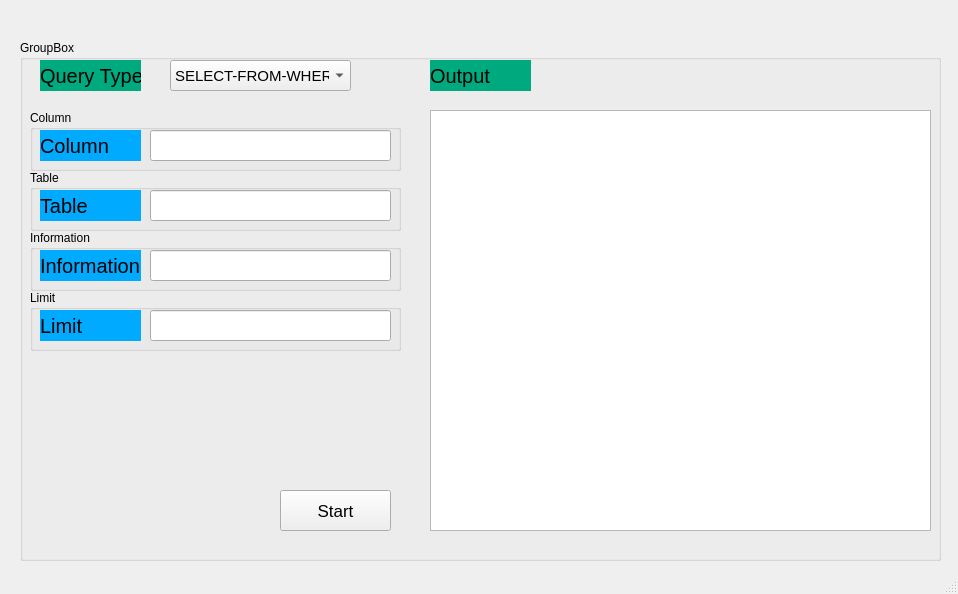
<?xml version="1.0" encoding="UTF-8"?>
<ui version="4.0">
 <class>MainWindow</class>
 <widget class="QMainWindow" name="MainWindow">
  <property name="geometry">
   <rect>
    <x>0</x>
    <y>0</y>
    <width>958</width>
    <height>594</height>
   </rect>
  </property>
  <property name="windowTitle">
   <string>MainWindow</string>
  </property>
  <widget class="QWidget" name="centralwidget">
   <widget class="QGroupBox" name="groupBox">
    <property name="geometry">
     <rect>
      <x>20</x>
      <y>40</y>
      <width>921</width>
      <height>521</height>
     </rect>
    </property>
    <property name="title">
     <string>GroupBox</string>
    </property>
    <widget class="QComboBox" name="menu">
     <property name="geometry">
      <rect>
       <x>150</x>
       <y>20</y>
       <width>181</width>
       <height>31</height>
      </rect>
     </property>
     <property name="font">
      <font>
       <pointsize>11</pointsize>
      </font>
     </property>
     <item>
      <property name="text">
       <string>SELECT-FROM-WHERE</string>
      </property>
     </item>
     <item>
      <property name="text">
       <string>DELETE</string>
      </property>
     </item>
     <item>
      <property name="text">
       <string>INSERT</string>
      </property>
     </item>
     <item>
      <property name="text">
       <string>UPDATE</string>
      </property>
     </item>
    </widget>
    <widget class="QLabel" name="menu_name">
     <property name="geometry">
      <rect>
       <x>20</x>
       <y>20</y>
       <width>101</width>
       <height>31</height>
      </rect>
     </property>
     <property name="font">
      <font>
       <pointsize>15</pointsize>
      </font>
     </property>
     <property name="styleSheet">
      <string notr="true">background-color: rgb(0, 170, 127)</string>
     </property>
     <property name="text">
      <string>Query Type</string>
     </property>
    </widget>
    <widget class="QGroupBox" name="Column">
     <property name="geometry">
      <rect>
       <x>10</x>
       <y>70</y>
       <width>371</width>
       <height>61</height>
      </rect>
     </property>
     <property name="title">
      <string>Column</string>
     </property>
     <widget class="QLabel" name="column_name">
      <property name="geometry">
       <rect>
        <x>10</x>
        <y>20</y>
        <width>101</width>
        <height>31</height>
       </rect>
      </property>
      <property name="font">
       <font>
        <pointsize>15</pointsize>
       </font>
      </property>
      <property name="styleSheet">
       <string notr="true">background-color: rgb(0, 170, 255)</string>
      </property>
      <property name="text">
       <string>Column</string>
      </property>
     </widget>
     <widget class="QLineEdit" name="lineEdit_column">
      <property name="geometry">
       <rect>
        <x>120</x>
        <y>20</y>
        <width>241</width>
        <height>31</height>
       </rect>
      </property>
      <property name="text">
       <string/>
      </property>
     </widget>
    </widget>
    <widget class="QGroupBox" name="Table">
     <property name="geometry">
      <rect>
       <x>10</x>
       <y>130</y>
       <width>371</width>
       <height>61</height>
      </rect>
     </property>
     <property name="title">
      <string>Table</string>
     </property>
     <widget class="QLabel" name="table_name">
      <property name="geometry">
       <rect>
        <x>10</x>
        <y>20</y>
        <width>101</width>
        <height>31</height>
       </rect>
      </property>
      <property name="font">
       <font>
        <pointsize>15</pointsize>
       </font>
      </property>
      <property name="styleSheet">
       <string notr="true">background-color: rgb(0, 170, 255)</string>
      </property>
      <property name="text">
       <string>Table</string>
      </property>
     </widget>
     <widget class="QLineEdit" name="lineEdit_table">
      <property name="geometry">
       <rect>
        <x>120</x>
        <y>20</y>
        <width>241</width>
        <height>31</height>
       </rect>
      </property>
      <property name="text">
       <string/>
      </property>
     </widget>
    </widget>
    <widget class="QGroupBox" name="Information">
     <property name="geometry">
      <rect>
       <x>10</x>
       <y>190</y>
       <width>371</width>
       <height>61</height>
      </rect>
     </property>
     <property name="title">
      <string>Information</string>
     </property>
     <widget class="QLabel" name="information_name">
      <property name="geometry">
       <rect>
        <x>10</x>
        <y>20</y>
        <width>101</width>
        <height>31</height>
       </rect>
      </property>
      <property name="font">
       <font>
        <pointsize>15</pointsize>
       </font>
      </property>
      <property name="styleSheet">
       <string notr="true">background-color: rgb(0, 170, 255)</string>
      </property>
      <property name="text">
       <string>Information</string>
      </property>
     </widget>
     <widget class="QLineEdit" name="lineEdit_information">
      <property name="geometry">
       <rect>
        <x>120</x>
        <y>20</y>
        <width>241</width>
        <height>31</height>
       </rect>
      </property>
      <property name="text">
       <string/>
      </property>
     </widget>
    </widget>
    <widget class="QGroupBox" name="Limit">
     <property name="geometry">
      <rect>
       <x>10</x>
       <y>250</y>
       <width>371</width>
       <height>61</height>
      </rect>
     </property>
     <property name="title">
      <string>Limit</string>
     </property>
     <widget class="QLabel" name="menu_name_6">
      <property name="geometry">
       <rect>
        <x>10</x>
        <y>20</y>
        <width>101</width>
        <height>31</height>
       </rect>
      </property>
      <property name="font">
       <font>
        <pointsize>15</pointsize>
       </font>
      </property>
      <property name="styleSheet">
       <string notr="true">background-color: rgb(0, 170, 255)</string>
      </property>
      <property name="text">
       <string>Limit</string>
      </property>
     </widget>
     <widget class="QLineEdit" name="lineEdit_limit">
      <property name="geometry">
       <rect>
        <x>120</x>
        <y>20</y>
        <width>241</width>
        <height>31</height>
       </rect>
      </property>
      <property name="text">
       <string/>
      </property>
     </widget>
    </widget>
    <widget class="QLabel" name="output_name">
     <property name="geometry">
      <rect>
       <x>410</x>
       <y>20</y>
       <width>101</width>
       <height>31</height>
      </rect>
     </property>
     <property name="font">
      <font>
       <pointsize>15</pointsize>
      </font>
     </property>
     <property name="styleSheet">
      <string notr="true">background-color: rgb(0, 170, 127)</string>
     </property>
     <property name="text">
      <string>Output</string>
     </property>
    </widget>
    <widget class="QPushButton" name="pushButton">
     <property name="geometry">
      <rect>
       <x>260</x>
       <y>450</y>
       <width>111</width>
       <height>41</height>
      </rect>
     </property>
     <property name="font">
      <font>
       <pointsize>13</pointsize>
      </font>
     </property>
     <property name="text">
      <string>Start</string>
     </property>
    </widget>
    <widget class="QTableView" name="tableView">
     <property name="geometry">
      <rect>
       <x>410</x>
       <y>70</y>
       <width>501</width>
       <height>421</height>
      </rect>
     </property>
    </widget>
   </widget>
  </widget>
  <widget class="QMenuBar" name="menubar">
   <property name="geometry">
    <rect>
     <x>0</x>
     <y>0</y>
     <width>958</width>
     <height>21</height>
    </rect>
   </property>
  </widget>
  <widget class="QStatusBar" name="statusbar"/>
 </widget>
 <resources/>
 <connections/>
</ui>
